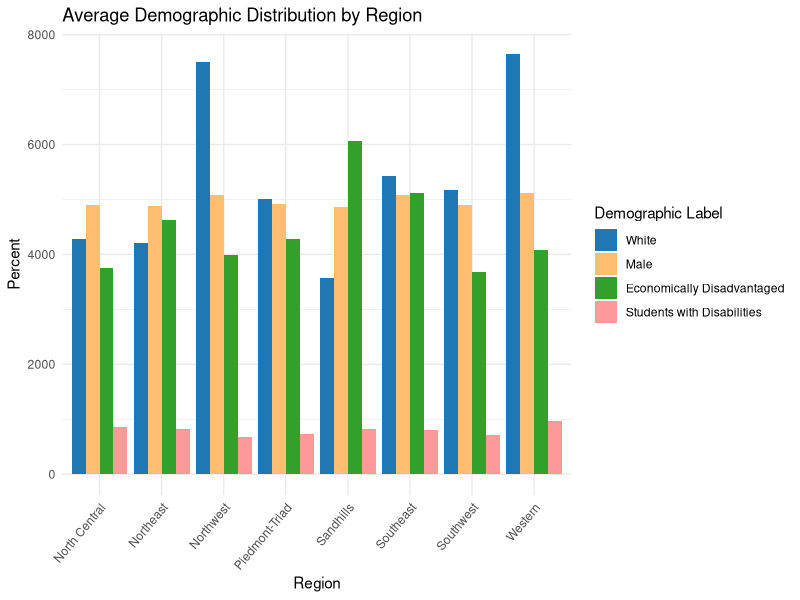
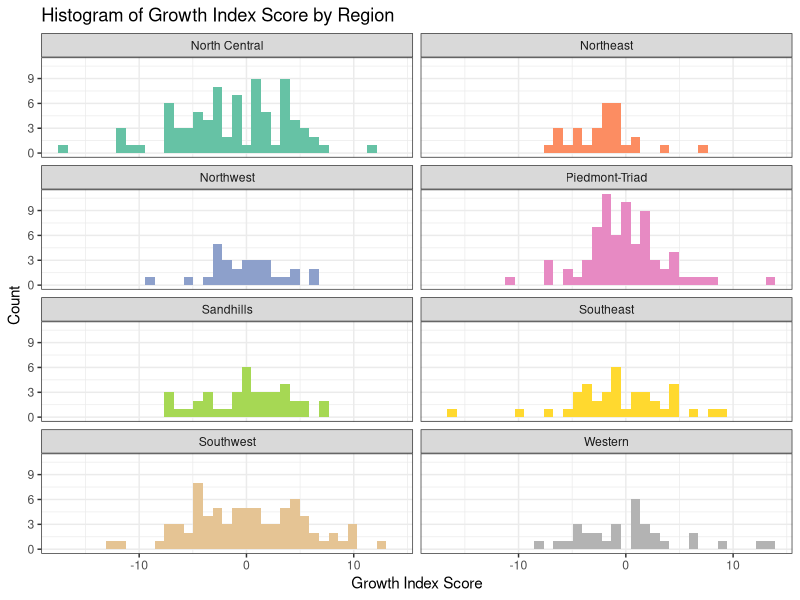
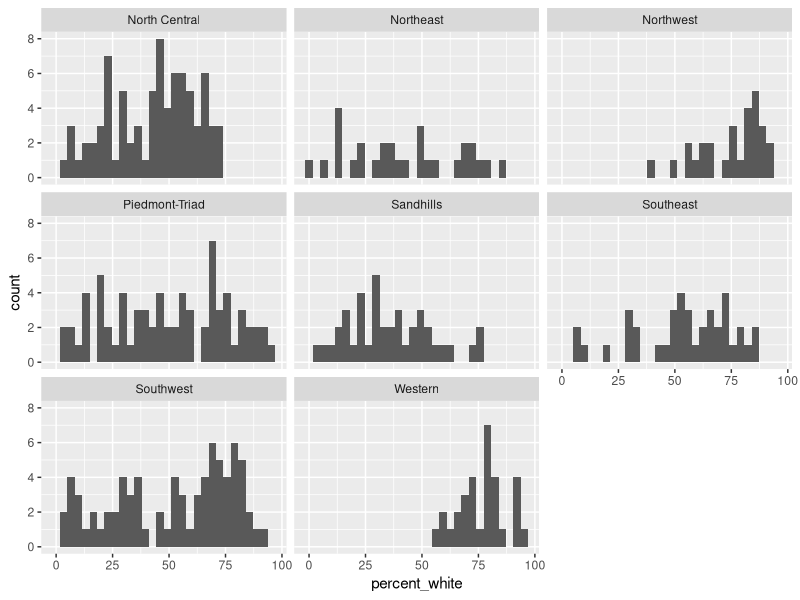
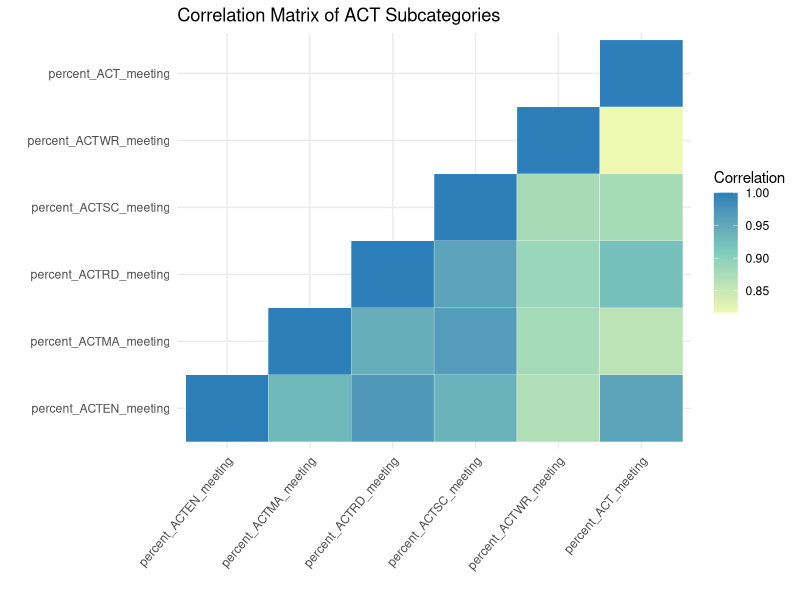
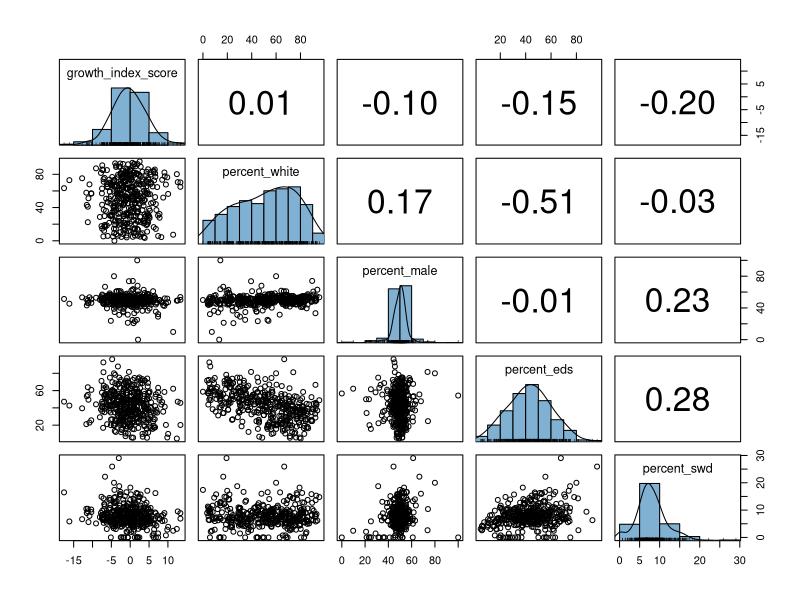
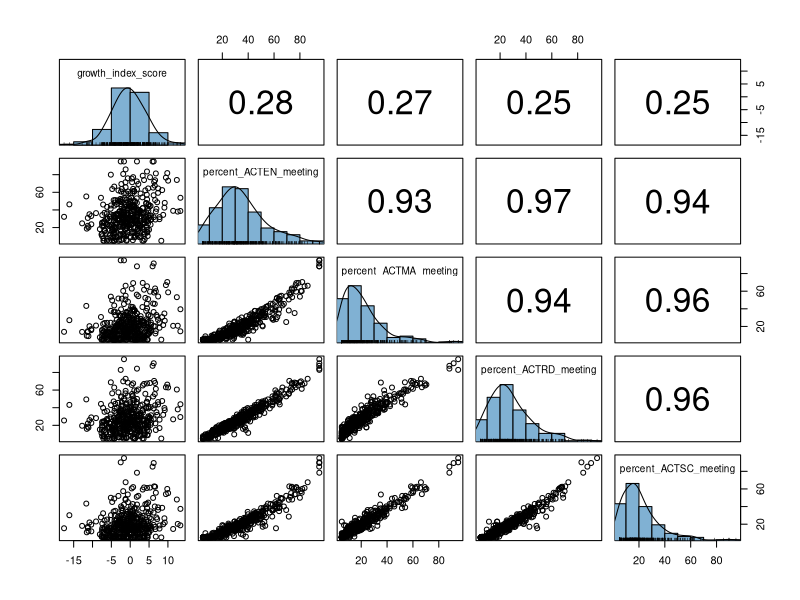
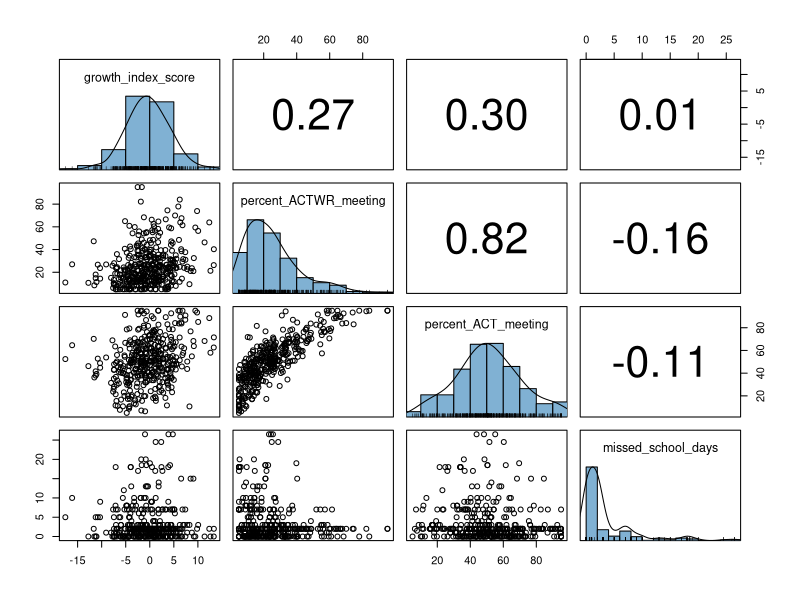
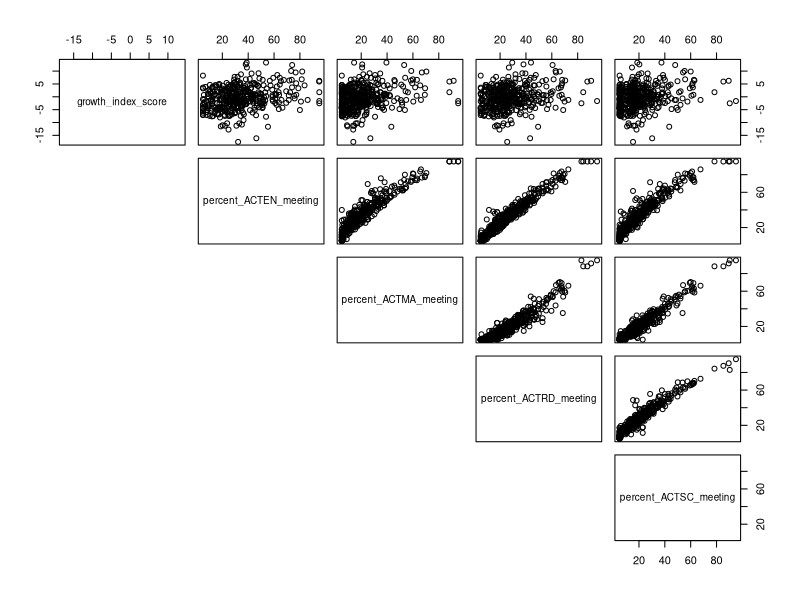

Write R code to recreate these figures, in order. (Note: this script raises an error after producing the figures.)
## ---- chunk 1
# Installing packages
pkgTest <- function(x) {
  if (!require(x,character.only = TRUE)) {
    install.packages(x,dep=TRUE) 
  }
}
pkgs <- c("tidyverse", "ggplot2", "ggpubr", "cowplot", "reshape2", "caTools", "MASS", "psych")

for (pkg in pkgs) {
  pkgTest(pkg)
}
## ---- chunk 2
library(tidyverse)
library(ggplot2)
library(ggpubr)
library(cowplot)
library(reshape2)
library(caTools) 
library(MASS)
require(foreign)
require(Hmisc)
require(reshape2)
library(e1071)
library(caret)
library(psych)
library(randomForest)
## ---- chunk 3
school_df_final <- read_csv("school_df_final.csv")
school_df_final <- school_df_final %>%
  na.omit()
## ---- chunk 4
yes = c("#66c2a5",
        "#fc8d62",
        "#8da0cb",
        "#e78ac3")


ya = c(
  "#8dd3c7",
  "#ffffb3",
  "#bebada",
  "#fb8072"
)

heh = c(
  "#1f78b4",
  "#fdbf6f",
  "#33a02c",
  "#fb9a99"
)
avg.dem.dist <- school_df_final %>%
  group_by(region) %>%
  mutate(mean_percent_white = mean(percent_white, na.rm = TRUE),
         mean_percent_male = mean(percent_male, na.rm = TRUE),
         mean_percent_eds = mean(percent_eds, na.rm = TRUE),
         mean_percent_swd = mean(percent_swd, na.rm = TRUE)) %>%
  distinct(region, 
           mean_percent_white,
           mean_percent_male,
           mean_percent_eds,
           mean_percent_swd) %>%
  gather(variable, value, -region) 

ggplot(avg.dem.dist, aes(x = region, y = value * 100, fill = reorder(variable, -value))) + 
  geom_bar(stat = "identity", position = "dodge") + 
  scale_fill_manual(name = "Demographic Label", 
                    labels = c("White", "Male", "Economically Disadvantaged", "Students with Disabilities"),
                    values = heh#c("#a1dab4", "#41b6c4", "#225ea8", "#253494")
  ) + 
  #  scale_fill_discrete(name = "Demographic Label", labels = c("White", "Male", "EDS", "SWD")) + 
  
  labs(title = "Average Demographic Distribution by Region", 
       x = "Region", 
       y = "Percent") + 
  theme_minimal() + 
  rotate_x_text(angle = 50)
## ---- chunk 5
#TRY BOX COX. SCREEn. 

col.pal = c("#8dd3c7",
            "#ffffb3",
            "#bebada",
            "#fb8072",
            "#80b1d3",
            "#fdb462",
            "#b3de69",
            "#fccde5")


col.pal.2 = c('#66c2a5',
              '#fc8d62',
              '#8da0cb',
              '#e78ac3',
              '#a6d854',
              '#ffd92f',
              '#e5c494',
              '#b3b3b3')

ggplot(school_df_final, aes(x = growth_index_score, fill = region)) + 
  geom_histogram(binwidth = 0.9, show.legend = FALSE) + 
  facet_wrap(~region, nrow = 4) + 
  labs(title = "Histogram of Growth Index Score by Region", 
       x = "Growth Index Score", 
       y = "Count") +
  scale_fill_manual(values = col.pal.2) + 
  theme_bw() 
## ---- chunk 6

ggplot(data = school_df_final %>% filter(!is.na(region)), aes(x = percent_white)) + 
  geom_histogram() + 
  facet_wrap(~region)
## ---- chunk 7
avg <- school_df_final %>%
  group_by(region) %>%
  mutate(mean_percent_white = mean(percent_white, na.rm=TRUE),
         mean_percent_male = mean(percent_male, na.rm=TRUE),
         mean_percent_eds = mean(percent_eds, na.rm=TRUE),
         mean_percent_swd = mean(percent_swd, na.rm=TRUE))
avg %>%
  distinct(region, mean_percent_white) %>%
  filter(!is.na(region)) %>%
  spread(region, mean_percent_white)

ACT.info <- school_df_final %>%
  dplyr::select(percent_ACTEN_meeting, 
                percent_ACTMA_meeting,
                percent_ACTRD_meeting,
                percent_ACTSC_meeting,
                percent_ACTWR_meeting,
                percent_ACT_meeting)
cor.ACT <- cor(ACT.info, use = "complete.obs")

get_upper_tri <- function(cormat){
  cormat[upper.tri(cormat)]<- NA
  return(cormat)
}
upper_tri <- get_upper_tri(cor.ACT)

melted_cormat <- melt(upper_tri, na.rm = TRUE)


ggplot(data = melted_cormat, aes(x=Var1, y=Var2, fill=value)) + 
  geom_tile(color = "white") + 
  labs(title = "Correlation Matrix of ACT Subcategories", 
       x = "",
       y = "") + 
  scale_fill_gradient2(low = "#edf8b1", mid = "#7fcdbb", high = "#2c7fb8", 
                       midpoint = (min(cor.ACT) + 1)/2, limit = c(min(cor.ACT),1), space = "Lab", 
                       name="Correlation") + 
  theme_minimal() +
  rotate_x_text(angle = 50) 
## ---- chunk 8
numeric.cols <- school_df_final[ , purrr::map_lgl(school_df_final, is.numeric)]

pairs.panels(numeric.cols[c(ncol(numeric.cols), 1:4)],
                    smooth = FALSE,
                    pch = 1,
                    ellipses = FALSE,
                    hist.col = "#80b1d3")
pairs.panels(numeric.cols[c(ncol(numeric.cols), 5:8)],
                    smooth = FALSE,
                    pch = 1,
                    ellipses = FALSE,
                    hist.col = "#80b1d3")

pairs.panels(numeric.cols[c(ncol(numeric.cols), 9:11)],
                    smooth = FALSE,
                    pch = 1,
                    ellipses = FALSE,
                    hist.col = "#80b1d3")

pairs(numeric.cols[c(ncol(numeric.cols), 5:8)],
      lower.panel = NULL)

pairs(numeric.cols[c(ncol(numeric.cols), 9:11)],
      lower.panel = NULL)

## ---- chunk 9
#first we omit any remaining NA values from our data
school_df_final<-na.omit(school_df_final) 
school_df_final
## ---- chunk 10
#linear model with selection- first, we are fitting a full model (except for those specific ACT variables we are cutting)
linear.fit1 <- lm(growth_index_score ~ percent_white + percent_male + percent_eds + percent_swd + title_1 + percent_ACT_meeting + missed_school_days + region, data = school_df_final)
summary(linear.fit1)

## ---- chunk 11
#linear model with stepwise selection
linear.fit2 <- stepAIC(linear.fit1, direction = "both", trace = FALSE)
summary(linear.fit2)
## ---- chunk 12
#different linear model with interactions
linear.fit3 <- lm(growth_index_score ~ percent_white + percent_ACT_meeting  + region + percent_white*percent_ACT_meeting +  percent_white*region
                  + region*percent_ACT_meeting, data = school_df_final)

linear.fit4 <- lm(growth_index_score ~ percent_white + percent_ACT_meeting  + region + percent_white*percent_ACT_meeting +  percent_white*region, data = school_df_final)

linear.fit5 <- lm(growth_index_score ~ percent_white + percent_ACT_meeting  + region + percent_white*region
                  + region*percent_ACT_meeting, data = school_df_final)

linear.fit6 <- lm(growth_index_score ~ percent_white + percent_ACT_meeting  + region + percent_white*percent_ACT_meeting + region*percent_ACT_meeting, data = school_df_final)

linear.fit7 <- lm(growth_index_score ~ percent_white + percent_ACT_meeting  + region +  percent_white*percent_ACT_meeting, data = school_df_final)

linear.fit8 <- lm(growth_index_score ~ percent_white + percent_ACT_meeting  + region +  percent_white*region, data = school_df_final)

linear.fit9 <- lm(growth_index_score ~ percent_white + percent_ACT_meeting  + region +  region*percent_ACT_meeting, data = school_df_final)

AIC(linear.fit2)
AIC(linear.fit3)
AIC(linear.fit4)
AIC(linear.fit5)
AIC(linear.fit6)
AIC(linear.fit7)
AIC(linear.fit8)
AIC(linear.fit9)

## ---- chunk 13
summary(linear.fit9)
## ---- chunk 14
ggplot(data=school_df_final, aes(x=percent_ACT_meeting ,y=growth_index_score, color= region)) + 
  geom_smooth(se = F, method = "lm")

## ---- chunk 15
plot(linear.fit9)
## ---- chunk 16
school_df_final$region <- as.factor(school_df_final$region)
## ---- chunk 17
gam1 <- mgcv::gam(growth_index_score ~ s(percent_ACT_meeting) + s(percent_white) + region, data = school_df_final)
gam2 <- mgcv::gam(growth_index_score ~ percent_ACT_meeting + s(percent_white) + region, data = school_df_final)
gam3 <-  mgcv::gam(growth_index_score ~ s(percent_ACT_meeting) + percent_white + region, data = school_df_final)
gam4 <-  mgcv::gam(growth_index_score ~ s(percent_ACT_meeting) + percent_white + region + region*percent_ACT_meeting, data = school_df_final)
gam5 <-  mgcv::gam(growth_index_score ~ s(percent_ACT_meeting) + s(percent_white) + region + region*percent_ACT_meeting, data = school_df_final)
AIC(gam1)
AIC(gam2)
AIC(gam3)
AIC(gam4)
AIC(gam5)

## ---- chunk 18
plot(gam3, all.terms = TRUE, seWithMean = TRUE)
## ---- chunk 19
school_df_final$growth_status <- factor(school_df_final$growth_status, levels =c("Not Met","Met", "Exceeded"), ordered=TRUE)
school_df_final
## ---- chunk 20
ord.logistic <- polr(growth_status ~ percent_white + percent_ACT_meeting +  region + region*percent_ACT_meeting, data = school_df_final, Hess=TRUE)
summary(ord.logistic)
## ---- chunk 21
testing_dropped_columns <- school_df_final %>%
  dplyr::select(school_code, school_name, region, percent_white, percent_ACT_meeting, growth_status)
testing.with.predicted.probs <- cbind(testing_dropped_columns, predict(ord.logistic, school_df_final, type = "probs"))
reshaped.predictions <- melt(testing.with.predicted.probs, id.vars = c("school_code", "school_name", "region", "percent_white", "percent_ACT_meeting", "growth_status" ),
  variable.name = "Level", value.name="Probability")
## view first few rows
head(reshaped.predictions)
reshaped.predictions %>%
  dplyr::select(region, Level, Probability) %>%
  group_by(region, Level) %>%
  mutate(n = n()) %>%
  mutate(s = sum(Probability))
## ---- chunk 22
ggplot(reshaped.predictions, aes(x = percent_white, y = Probability, colour = Level)) +
  geom_smooth()


ggplot(reshaped.predictions, aes(x = percent_ACT_meeting, y = Probability, colour = Level)) +
  geom_smooth()

ggplot(reshaped.predictions, aes(x = region, y = Probability, fill = Level)) +
  geom_bar(stat = "identity", position = "fill") + theme_bw() + 
  rotate_x_text(angle = 50)
